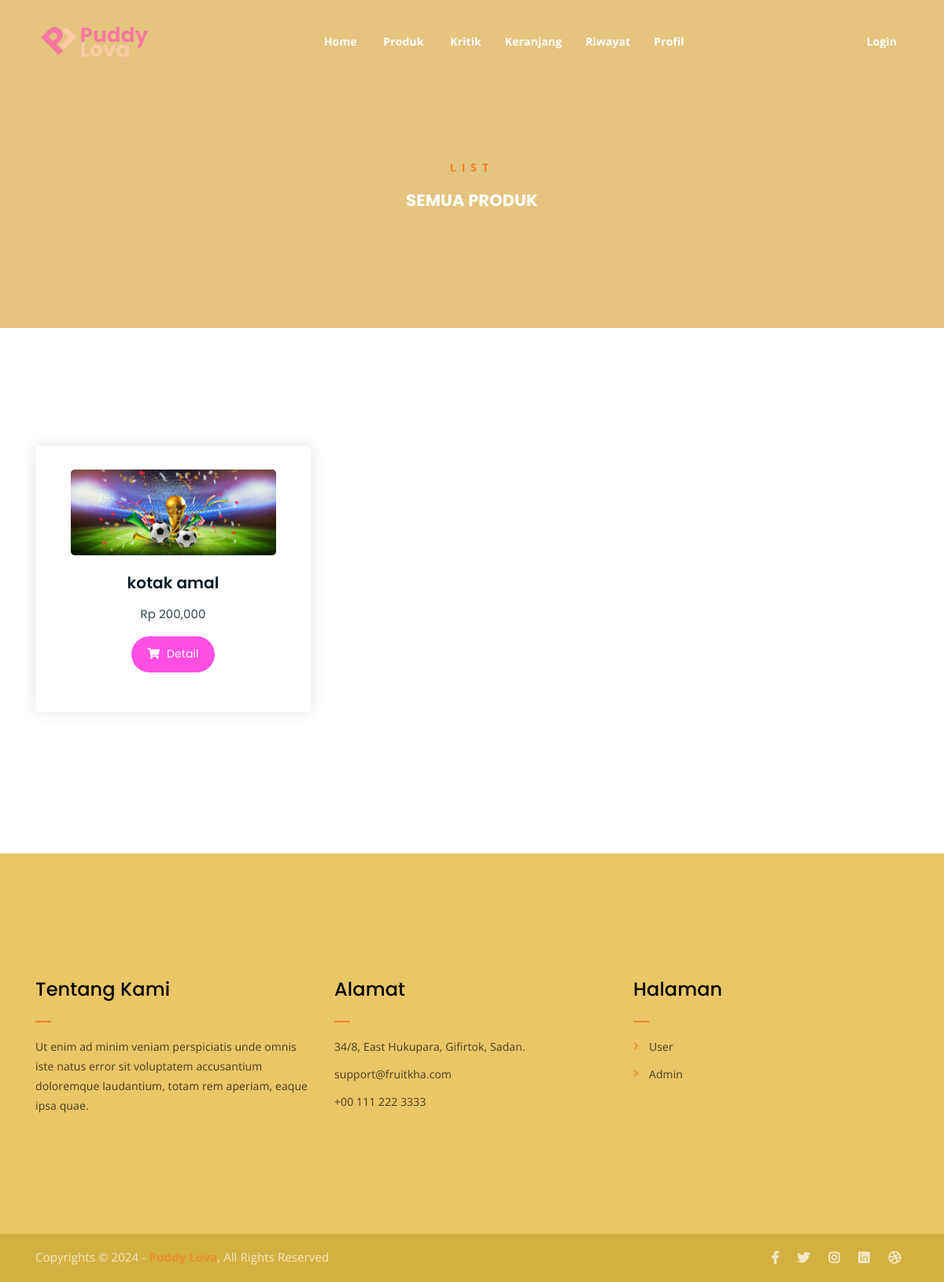
/produk.php, run on the app's committed database.
### tables this page shows
CREATE TABLE `promosi` (
  `id_promosi_produk` int(11) NOT NULL,
  `id_produk` varchar(55) NOT NULL,
  `promo` varchar(55) NOT NULL,
  `mulai` varchar(55) NOT NULL,
  `berakhir` varchar(55) NOT NULL
);

CREATE TABLE `produk` (
  `id` int(11) NOT NULL,
  `id_produk` varchar(11) NOT NULL,
  `nama_produk` varchar(55) NOT NULL,
  `gambar` varchar(55) NOT NULL,
  `harga` varchar(55) NOT NULL,
  `stok_produk` varchar(11) NOT NULL
);

### produk.php (the view, shortened to what this page needs)
<?php
require('./app/database/db.php');
?>
<!DOCTYPE html>
<html lang="en">
<head>
	<link rel="stylesheet" href="assets/css/all.min.css">
	<link rel="stylesheet" href="assets/bootstrap/css/bootstrap.min.css">
	<link rel="stylesheet" href="assets/css/owl.carousel.css">
	<link rel="stylesheet" href="assets/css/magnific-popup.css">
	<link rel="stylesheet" href="assets/css/animate.css">
	<link rel="stylesheet" href="assets/css/meanmenu.min.css">
	<link rel="stylesheet" href="assets/css/main.css">
	<link rel="stylesheet" href="assets/css/responsive.css">
</head>
<body>
	<?php include('./include/nav.php') ?>
	<div class="breadcrumb-section breadcrumb-bg">
		<div class="container">
			<div class="row">
				<div class="col-lg-8 offset-lg-2 text-center">
					<div class="breadcrumb-text">
						<p>LIST</p>
						<h4 style="color: #fff;">SEMUA PRODUK</h4>
					</div>
				</div>
			</div>
		</div>
	</div>
	<div class="product-section mt-150 mb-150">
		<div class="container">
		<div class="row">
			<?php
				$produk = mysqli_query($conn, "SELECT * FROM produk LEFT JOIN promosi ON produk.id_produk = promosi.id_produk WHERE produk.stok_produk > 0");
				while ($p = mysqli_fetch_array($produk)) {
			?>
			<a href="produk-detail.php?id_produk=<?= $p['id_produk']?>">
				<div class="col-lg-4 col-md-6 text-center">
					<div class="single-product-item">
						<div class="product-image">
							<img src="app/admin/foto/<?= $p['gambar'] ?>" alt="">
						</div>
						<h3><?php echo $p['nama_produk'] ?></h3>
						<p class="product-price"><span>Rp <?php echo number_format($p['harga']) ?></span></p>
						<a href="produk-detail.php?id_produk=<?= $p['id_produk']?>" class="cart-btn"><i class="fas fa-shopping-cart"></i> Detail</a>
					</div>
				</div>
				</a>
			<?php } ?>
			</div>
		</div>
	</div>
	<?php include('./include/footer.php') ?>
</body>
</html>

### assets/css/main.css (style rules this page uses)
html { font-size: 14px; font-weight: 400; line-height: 28px; height: 100%; }
body { font-family: "Open Sans", sans-serif; font-weight: 400; font-size: 1rem; letter-spacing: 0.1px; line-height: 1.8; color: #051922; overflow-x: hidden; }
body img { max-width: 100%; }
a { cursor: pointer; text-decoration: none; -webkit-transition: all 0.2s ease-in-out; -o-transition: all 0.2s ease-in-out; transition: all 0.2s ease-in-out; }
h1, .h1, h2, .h2, h3, .h3, h4, .h4, h5, .h5, h6, .h6 { font-family: "Poppins", sans-serif; font-weight: 700; margin: 0 0 1.25rem 0; color: #051922; }
h1:last-child, .h1:last-child, h2:last-child, .h2:last-child, h3:last-child, .h3:last-child, h4:last-child, .h4:last-child, h5:last-child, .h5:last-child, h6:last-child, .h6:last-child { margin: 0; }
h3, .h3 { font-size: 2rem; font-weight: 700; line-height: 2.25rem; }
h4, .h4 { font-size: 1.5rem; font-weight: 700; line-height: 1.75rem; }
p { font-family: "Open Sans", sans-serif; font-weight: 400; font-size: 1rem; letter-spacing: 0.1px; line-height: 1.8; color: #051922; margin: 0 0 1.25rem 0; }
p:last-child { margin: 0; }
.mt-150 { margin-top: 150px; }
.mb-150 { margin-bottom: 150px; }
a.boxed-btn, a.bordered-btn, a.cart-btn, button.cart-btn { border-radius: 50px; border: none; }
.breadcrumb-bg { background-image: url(../img/breadcrumb-bg.jpg); }
.breadcrumb-text p { color: #f28123; font-weight: 700; text-transform: uppercase; letter-spacing: 7px; }
.breadcrumb-section { padding: 150px 0; background-size: cover; background-position: center center; position: relative; z-index: 1; background-attachment: fixed; padding-top: 200px; }
.breadcrumb-section:after { position: absolute; left: 0; top: 0; width: 100%; height: 100%; content: ""; background-color: #e0b862; z-index: -1; opacity: 0.8; }
.product-image img { -webkit-transition: 0.3s; -o-transition: 0.3s; transition: 0.3s; }
a.cart-btn { -webkit-transition: 0.3s; -o-transition: 0.3s; transition: 0.3s; }
.single-product-item { -webkit-transition: 0.3s; -o-transition: 0.3s; transition: 0.3s; }
html, body { height: 100%; }
.single-product-item { margin-bottom: 30px; }
.product-image { padding: 30px; padding-bottom: 0; }
.product-image img { width: 90%; border-radius: 5px; margin-bottom: 20px; }
.single-product-item h3 { font-size: 20px; font-weight: 600; margin-bottom: 10px; }
p.product-price { font-family: "Poppins", sans-serif; font-size: 30px; font-weight: 700; margin-bottom: 15px; }
p.product-price span { display: block; opacity: 0.8; font-size: 15px; font-weight: 400; }
a.cart-btn { font-family: "Poppins", sans-serif; display: inline-block; background-color: #ff4fe2; color: #fff; padding: 10px 20px; }
a.cart-btn i { margin-right: 5px; }
.single-product-item { -webkit-box-shadow: 0 0 20px #e4e4e4; box-shadow: 0 0 20px #e4e4e4; padding-bottom: 50px; border-radius: 5px; }

### data on the page
promosi: produk.gambar (picture), produk.nama_produk "kotak amal", produk.harga "200,000"
